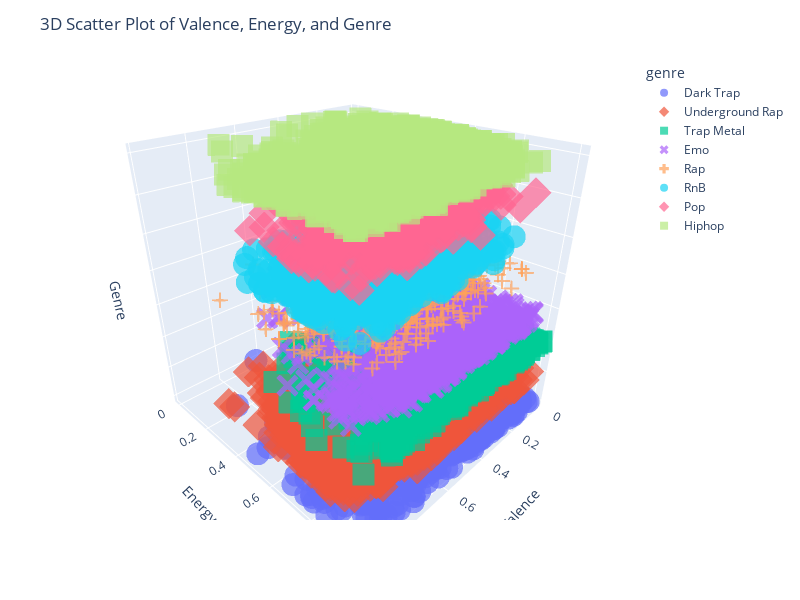

Notebook source saved alongside this figure:
### Code cell
import plotly.express as px

# Create a 3D scatter plot using Plotly Express
fig = px.scatter_3d(
    df,
    x='valence',
    y='energy',
    z='genre',
    color='genre',
    size_max=10,  # Set the maximum marker size
    opacity=0.7,  # Set marker opacity
    symbol='genre',  # Use different marker symbols for each genre
    width=800,
    height=600
)

# Customize layout
fig.update_layout(
    title='3D Scatter Plot of Valence, Energy, and Genre',
    scene=dict(
        zaxis=dict(showticklabels=False),
        xaxis_title='Valence',
        yaxis_title='Energy',
        zaxis_title='Genre',
        camera=dict(
            eye=dict(x=1.2, y=1.2, z=0.9),  # Set the initial view angle
        )
    )
)

# Show the plot
fig.show()

### Figure 1 — Plotly figure (JSON) as saved in the notebook; plotly's stock layout.template omitted (floating-point values rounded to 4 significant figures; data arrays with more than 128 entries replaced by an {"elided": "..."} marker saying what was removed)
{"data": [{"hovertemplate": "genre=%{z}<br>valence=%{x}<br>energy=%{y}<extra></extra>", "legendgroup": "Dark Trap", "marker": {"color": "#636efa", "opacity": 0.7, "symbol": "circle"}, "mode": "markers", "name": "Dark Trap", "scene": "scene", "showlegend": true, "type": "scatter3d", "x": {"elided": "4578 float values"}, "y": {"elided": "4578 float values"}, "z": {"elided": "4578 str values"}}, {"hovertemplate": "genre=%{z}<br>valence=%{x}<br>energy=%{y}<extra></extra>", "legendgroup": "Underground Rap", "marker": {"color": "#EF553B", "opacity": 0.7, "symbol": "diamond"}, "mode": "markers", "name": "Underground Rap", "scene": "scene", "showlegend": true, "type": "scatter3d", "x": {"elided": "5044 float values"}, "y": {"elided": "5044 float values"}, "z": {"elided": "5044 str values"}}, {"hovertemplate": "genre=%{z}<br>valence=%{x}<br>energy=%{y}<extra></extra>", "legendgroup": "Trap Metal", "marker": {"color": "#00cc96", "opacity": 0.7, "symbol": "square"}, "mode": "markers", "name": "Trap Metal", "scene": "scene", "showlegend": true, "type": "scatter3d", "x": {"elided": "1187 float values"}, "y": {"elided": "1187 float values"}, "z": {"elided": "1187 str values"}}, {"hovertemplate": "genre=%{z}<br>valence=%{x}<br>energy=%{y}<extra></extra>", "legendgroup": "Emo", "marker": {"color": "#ab63fa", "opacity": 0.7, "symbol": "x"}, "mode": "markers", "name": "Emo", "scene": "scene", "showlegend": true, "type": "scatter3d", "x": {"elided": "1667 float values"}, "y": {"elided": "1667 float values"}, "z": {"elided": "1667 str values"}}, {"hovertemplate": "genre=%{z}<br>valence=%{x}<br>energy=%{y}<extra></extra>", "legendgroup": "Rap", "marker": {"color": "#FFA15A", "opacity": 0.7, "symbol": "cross"}, "mode": "markers", "name": "Rap", "scene": "scene", "showlegend": true, "type": "scatter3d", "x": {"elided": "1274 float values"}, "y": {"elided": "1274 float values"}, "z": {"elided": "1274 str values"}}, {"hovertemplate": "genre=%{z}<br>valence=%{x}<br>energy=%{y}<extra></extra>", "legendgroup": "RnB", "marker": {"color": "#19d3f3", "opacity": 0.7, "symbol": "circle"}, "mode": "markers", "name": "RnB", "scene": "scene", "showlegend": true, "type": "scatter3d", "x": {"elided": "1875 float values"}, "y": {"elided": "1875 float values"}, "z": {"elided": "1875 str values"}}, {"hovertemplate": "genre=%{z}<br>valence=%{x}<br>energy=%{y}<extra></extra>", "legendgroup": "Pop", "marker": {"color": "#FF6692", "opacity": 0.7, "symbol": "diamond"}, "mode": "markers", "name": "Pop", "scene": "scene", "showlegend": true, "type": "scatter3d", "x": {"elided": "404 float values"}, "y": {"elided": "404 float values"}, "z": {"elided": "404 str values"}}, {"hovertemplate": "genre=%{z}<br>valence=%{x}<br>energy=%{y}<extra></extra>", "legendgroup": "Hiphop", "marker": {"color": "#B6E880", "opacity": 0.7, "symbol": "square"}, "mode": "markers", "name": "Hiphop", "scene": "scene", "showlegend": true, "type": "scatter3d", "x": {"elided": "2323 float values"}, "y": {"elided": "2323 float values"}, "z": {"elided": "2323 str values"}}], "layout": {"height": 600, "legend": {"title": {"text": "genre"}, "tracegroupgap": 0}, "margin": {"t": 60}, "scene": {"camera": {"eye": {"x": 1.2, "y": 1.2, "z": 0.9}}, "domain": {"x": [0, 1], "y": [0, 1]}, "xaxis": {"title": {"text": "Valence"}}, "yaxis": {"title": {"text": "Energy"}}, "zaxis": {"categoryarray": ["Dark Trap", "Underground Rap", "Trap Metal", "Emo", "Rap", "RnB", "Pop", "Hiphop"], "categoryorder": "array", "showticklabels": false, "title": {"text": "Genre"}}}, "title": {"text": "3D Scatter Plot of Valence, Energy, and Genre"}, "width": 800}}
